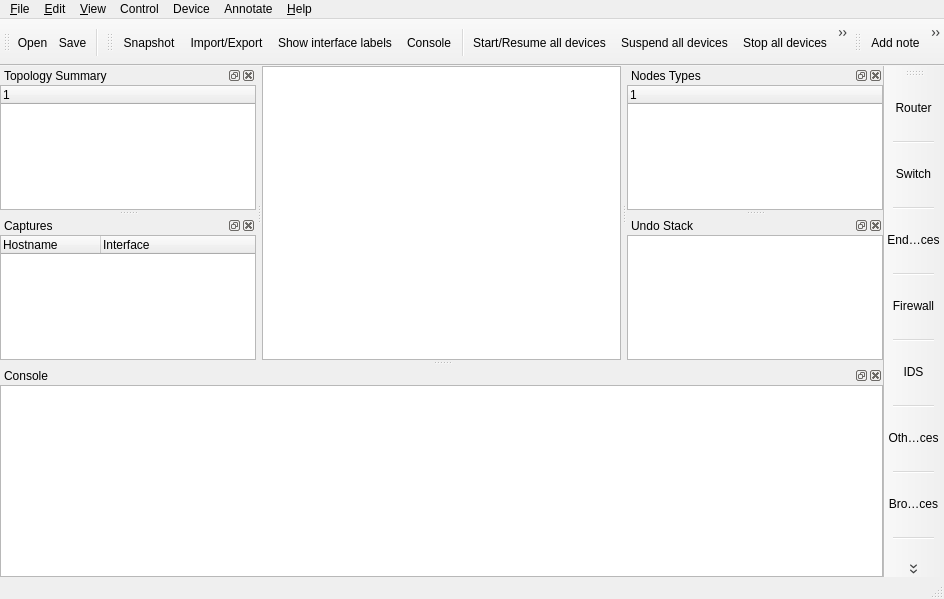
<?xml version="1.0" encoding="UTF-8"?>
<ui version="4.0">
 <class>MainWindow</class>
 <widget class="QMainWindow" name="MainWindow">
  <property name="windowModality">
   <enum>Qt::NonModal</enum>
  </property>
  <property name="geometry">
   <rect>
    <x>0</x>
    <y>0</y>
    <width>944</width>
    <height>599</height>
   </rect>
  </property>
  <property name="windowTitle">
   <string>GNS3</string>
  </property>
  <property name="windowIcon">
   <iconset resource="../../../../gns3-artwork/svg_resources.qrc">
    <normaloff>:/images/logo_icon.png</normaloff>:/images/logo_icon.png</iconset>
  </property>
  <property name="styleSheet">
   <string notr="true">#toolBar_Devices QToolButton {
width: 50px;
height: 55px;
border:solid 1px black opacity 0.4;
background-none;
}

#toolBar_General QToolButton {
width: 36px;
height: 36px;
border:solid 1px black opacity 0.4;
background-none;
}

</string>
  </property>
  <widget class="QWidget" name="centralwidget">
   <layout class="QGridLayout">
    <property name="margin">
     <number>0</number>
    </property>
    <property name="spacing">
     <number>0</number>
    </property>
    <item row="0" column="0">
     <widget class="Scene" name="graphicsView">
      <property name="sizePolicy">
       <sizepolicy hsizetype="Expanding" vsizetype="Expanding">
        <horstretch>0</horstretch>
        <verstretch>0</verstretch>
       </sizepolicy>
      </property>
      <property name="statusTip">
       <string>Topology Graphic View</string>
      </property>
     </widget>
    </item>
   </layout>
  </widget>
  <widget class="QMenuBar" name="menubar">
   <property name="geometry">
    <rect>
     <x>0</x>
     <y>0</y>
     <width>944</width>
     <height>20</height>
    </rect>
   </property>
   <widget class="QMenu" name="menu_Edit">
    <property name="title">
     <string>&amp;Edit</string>
    </property>
    <addaction name="action_SelectAll"/>
    <addaction name="action_SelectNone"/>
    <addaction name="separator"/>
    <addaction name="action_IOS_images"/>
    <addaction name="action_Symbol_Manager"/>
    <addaction name="action_Preferences"/>
   </widget>
   <widget class="QMenu" name="menu_File">
    <property name="title">
     <string>&amp;File</string>
    </property>
    <addaction name="action_Clear"/>
    <addaction name="action_Open"/>
    <addaction name="action_Save"/>
    <addaction name="action_SaveAs"/>
    <addaction name="action_New"/>
    <addaction name="action_SaveProjectAs"/>
    <addaction name="separator"/>
    <addaction name="action_config"/>
    <addaction name="action_Deployement_Wizard"/>
    <addaction name="action_Export"/>
    <addaction name="action_Snapshot"/>
    <addaction name="separator"/>
    <addaction name="action_Quit"/>
   </widget>
   <widget class="QMenu" name="menu_About">
    <property name="title">
     <string>&amp;Help</string>
    </property>
    <addaction name="action_OnlineHelp"/>
    <addaction name="action_CheckForUpdate"/>
    <addaction name="action_AboutQt"/>
    <addaction name="action_About"/>
   </widget>
   <widget class="QMenu" name="menu_View">
    <property name="title">
     <string>&amp;View</string>
    </property>
    <widget class="QMenu" name="menuWindow_Style">
     <property name="title">
      <string>Window Style</string>
     </property>
     <addaction name="action_DefaultStyle"/>
     <addaction name="action_EnergySavingStyle"/>
     <addaction name="action_HighContrastStyle"/>
    </widget>
    <addaction name="action_ZoomIn"/>
    <addaction name="action_ZoomOut"/>
    <addaction name="action_ZoomReset"/>
    <addaction name="separator"/>
    <addaction name="action_ShowLayers"/>
    <addaction name="action_ResetInterfaceLabels"/>
    <addaction name="action_ShowHostnames"/>
    <addaction name="action_ShowinterfaceNames"/>
    <addaction name="menuWindow_Style"/>
   </widget>
   <widget class="QMenu" name="menuControl">
    <property name="title">
     <string>Control</string>
    </property>
    <addaction name="action_StartAll"/>
    <addaction name="action_SuspendAll"/>
    <addaction name="action_StopAll"/>
    <addaction name="action_ReloadAll"/>
    <addaction name="action_ShowVirtualBoxManager"/>
    <addaction name="action_ConsoleAuxAll"/>
    <addaction name="action_TelnetAll"/>
   </widget>
   <widget class="QMenu" name="menuAnnotate">
    <property name="title">
     <string>Annotate</string>
    </property>
    <addaction name="action_AddNote"/>
    <addaction name="action_InsertImage"/>
    <addaction name="action_DrawRectangle"/>
    <addaction name="action_DrawEllipse"/>
   </widget>
   <widget class="QMenu" name="menuDevice">
    <property name="title">
     <string>Device</string>
    </property>
   </widget>
   <addaction name="menu_File"/>
   <addaction name="menu_Edit"/>
   <addaction name="menu_View"/>
   <addaction name="menuControl"/>
   <addaction name="menuDevice"/>
   <addaction name="menuAnnotate"/>
   <addaction name="menu_About"/>
  </widget>
  <widget class="QStatusBar" name="statusbar"/>
  <widget class="QToolBar" name="toolBar_General">
   <property name="windowTitle">
    <string>General</string>
   </property>
   <property name="toolTip">
    <string/>
   </property>
   <property name="statusTip">
    <string/>
   </property>
   <property name="orientation">
    <enum>Qt::Horizontal</enum>
   </property>
   <property name="iconSize">
    <size>
     <width>32</width>
     <height>32</height>
    </size>
   </property>
   <attribute name="toolBarArea">
    <enum>TopToolBarArea</enum>
   </attribute>
   <attribute name="toolBarBreak">
    <bool>false</bool>
   </attribute>
   <addaction name="action_Open"/>
   <addaction name="action_Save"/>
   <addaction name="separator"/>
  </widget>
  <widget class="QDockWidget" name="dockWidget_NodeTypes">
   <property name="enabled">
    <bool>true</bool>
   </property>
   <property name="visible">
    <bool>true</bool>
   </property>
   <property name="floating">
    <bool>false</bool>
   </property>
   <property name="allowedAreas">
    <set>Qt::LeftDockWidgetArea|Qt::RightDockWidgetArea</set>
   </property>
   <property name="windowTitle">
    <string>Nodes Types</string>
   </property>
   <attribute name="dockWidgetArea">
    <number>2</number>
   </attribute>
   <widget class="QWidget" name="dockWidgetContents_NodeTypes">
    <layout class="QVBoxLayout">
     <property name="spacing">
      <number>0</number>
     </property>
     <property name="margin">
      <number>0</number>
     </property>
     <item>
      <widget class="nodesDock" name="nodesDock">
       <property name="sizePolicy">
        <sizepolicy hsizetype="Expanding" vsizetype="Expanding">
         <horstretch>0</horstretch>
         <verstretch>0</verstretch>
        </sizepolicy>
       </property>
       <property name="statusTip">
        <string>Select Node Type</string>
       </property>
       <property name="iconSize">
        <size>
         <width>24</width>
         <height>24</height>
        </size>
       </property>
       <property name="rootIsDecorated">
        <bool>false</bool>
       </property>
       <column>
        <property name="text">
         <string>1</string>
        </property>
       </column>
      </widget>
     </item>
    </layout>
   </widget>
  </widget>
  <widget class="QToolBar" name="toolBar_Devices">
   <property name="windowTitle">
    <string>Devices</string>
   </property>
   <property name="iconSize">
    <size>
     <width>64</width>
     <height>64</height>
    </size>
   </property>
   <property name="toolButtonStyle">
    <enum>Qt::ToolButtonIconOnly</enum>
   </property>
   <attribute name="toolBarArea">
    <enum>RightToolBarArea</enum>
   </attribute>
   <attribute name="toolBarBreak">
    <bool>false</bool>
   </attribute>
   <addaction name="action_Router"/>
   <addaction name="separator"/>
   <addaction name="action_Switch"/>
   <addaction name="separator"/>
   <addaction name="action_EndDevices"/>
   <addaction name="separator"/>
   <addaction name="action_Firewall"/>
   <addaction name="separator"/>
   <addaction name="action_IDS"/>
   <addaction name="separator"/>
   <addaction name="action_OtherDevices"/>
   <addaction name="separator"/>
   <addaction name="action_BrowseAllDevices"/>
   <addaction name="separator"/>
   <addaction name="action_AddLink"/>
   <addaction name="separator"/>
  </widget>
  <widget class="QToolBar" name="toolBar_Emulation">
   <property name="windowTitle">
    <string>Emulation</string>
   </property>
   <property name="iconSize">
    <size>
     <width>32</width>
     <height>32</height>
    </size>
   </property>
   <property name="toolButtonStyle">
    <enum>Qt::ToolButtonIconOnly</enum>
   </property>
   <attribute name="toolBarArea">
    <enum>TopToolBarArea</enum>
   </attribute>
   <attribute name="toolBarBreak">
    <bool>false</bool>
   </attribute>
   <addaction name="action_Snapshot"/>
   <addaction name="action_config"/>
   <addaction name="action_ShowinterfaceNames"/>
   <addaction name="action_Console"/>
   <addaction name="separator"/>
   <addaction name="action_StartAll"/>
   <addaction name="action_SuspendAll"/>
   <addaction name="action_StopAll"/>
   <addaction name="action_ReloadAll"/>
   <addaction name="action_ShowVirtualBoxManager"/>
  </widget>
  <widget class="QDockWidget" name="dockWidget_TopoSum">
   <property name="sizePolicy">
    <sizepolicy hsizetype="Preferred" vsizetype="Expanding">
     <horstretch>0</horstretch>
     <verstretch>0</verstretch>
    </sizepolicy>
   </property>
   <property name="minimumSize">
    <size>
     <width>83</width>
     <height>108</height>
    </size>
   </property>
   <property name="allowedAreas">
    <set>Qt::LeftDockWidgetArea|Qt::RightDockWidgetArea</set>
   </property>
   <property name="windowTitle">
    <string>Topology Summary</string>
   </property>
   <attribute name="dockWidgetArea">
    <number>1</number>
   </attribute>
   <widget class="QWidget" name="dockWidgetContents_7">
    <layout class="QGridLayout">
     <property name="margin">
      <number>0</number>
     </property>
     <property name="spacing">
      <number>0</number>
     </property>
     <item row="0" column="0">
      <widget class="topologySummaryDock" name="treeWidget_TopologySummary">
       <property name="sizePolicy">
        <sizepolicy hsizetype="Expanding" vsizetype="Expanding">
         <horstretch>0</horstretch>
         <verstretch>0</verstretch>
        </sizepolicy>
       </property>
       <property name="statusTip">
        <string>Topology Summary</string>
       </property>
       <column>
        <property name="text">
         <string>1</string>
        </property>
       </column>
      </widget>
     </item>
    </layout>
   </widget>
  </widget>
  <widget class="QDockWidget" name="dockWidget_Console">
   <property name="maximumSize">
    <size>
     <width>524287</width>
     <height>524287</height>
    </size>
   </property>
   <property name="allowedAreas">
    <set>Qt::AllDockWidgetAreas</set>
   </property>
   <property name="windowTitle">
    <string>Console</string>
   </property>
   <attribute name="dockWidgetArea">
    <number>8</number>
   </attribute>
   <widget class="QWidget" name="dockWidgetContents_5">
    <layout class="QVBoxLayout">
     <property name="spacing">
      <number>0</number>
     </property>
     <property name="margin">
      <number>0</number>
     </property>
     <item>
      <widget class="Console" name="textEditConsole">
       <property name="sizePolicy">
        <sizepolicy hsizetype="Expanding" vsizetype="Preferred">
         <horstretch>0</horstretch>
         <verstretch>0</verstretch>
        </sizepolicy>
       </property>
       <property name="statusTip">
        <string>Console</string>
       </property>
      </widget>
     </item>
    </layout>
   </widget>
  </widget>
  <widget class="QToolBar" name="toolBar_drawing">
   <property name="windowTitle">
    <string>Drawing</string>
   </property>
   <property name="iconSize">
    <size>
     <width>32</width>
     <height>32</height>
    </size>
   </property>
   <attribute name="toolBarArea">
    <enum>TopToolBarArea</enum>
   </attribute>
   <attribute name="toolBarBreak">
    <bool>false</bool>
   </attribute>
   <addaction name="action_AddNote"/>
   <addaction name="action_InsertImage"/>
   <addaction name="action_DrawRectangle"/>
   <addaction name="action_DrawEllipse"/>
   <addaction name="action_ZoomIn"/>
   <addaction name="action_ZoomOut"/>
  </widget>
  <widget class="QDockWidget" name="dockWidget_UndoView">
   <property name="enabled">
    <bool>true</bool>
   </property>
   <property name="windowTitle">
    <string>Undo Stack</string>
   </property>
   <attribute name="dockWidgetArea">
    <number>2</number>
   </attribute>
   <widget class="QWidget" name="dockWidgetContents">
    <layout class="QVBoxLayout" name="verticalLayout">
     <property name="spacing">
      <number>0</number>
     </property>
     <property name="margin">
      <number>0</number>
     </property>
     <item>
      <widget class="UndoView" name="UndoViewDock">
       <property name="statusTip">
        <string>Undo Stack</string>
       </property>
      </widget>
     </item>
    </layout>
   </widget>
  </widget>
  <widget class="QDockWidget" name="dockWidget_Capture">
   <property name="windowTitle">
    <string>Captures</string>
   </property>
   <attribute name="dockWidgetArea">
    <number>1</number>
   </attribute>
   <widget class="QWidget" name="dockWidgetContents_2">
    <layout class="QVBoxLayout" name="verticalLayout_2">
     <property name="margin">
      <number>0</number>
     </property>
     <item>
      <widget class="capturesDock" name="capturesDock">
       <property name="sizePolicy">
        <sizepolicy hsizetype="Expanding" vsizetype="Expanding">
         <horstretch>0</horstretch>
         <verstretch>0</verstretch>
        </sizepolicy>
       </property>
       <property name="statusTip">
        <string>Captures</string>
       </property>
       <property name="iconSize">
        <size>
         <width>24</width>
         <height>24</height>
        </size>
       </property>
       <property name="rootIsDecorated">
        <bool>false</bool>
       </property>
       <column>
        <property name="text">
         <string>Hostname</string>
        </property>
       </column>
       <column>
        <property name="text">
         <string>Interface</string>
        </property>
       </column>
      </widget>
     </item>
    </layout>
   </widget>
  </widget>
  <action name="action_About">
   <property name="text">
    <string>&amp;About</string>
   </property>
   <property name="statusTip">
    <string>About</string>
   </property>
   <property name="menuRole">
    <enum>QAction::AboutRole</enum>
   </property>
  </action>
  <action name="action_Quit">
   <property name="icon">
    <iconset resource="../../../../gns3-artwork/svg_resources.qrc">
     <normaloff>:/icons/quit.svg</normaloff>:/icons/quit.svg</iconset>
   </property>
   <property name="text">
    <string>&amp;Quit</string>
   </property>
   <property name="statusTip">
    <string>Quit</string>
   </property>
   <property name="shortcut">
    <string>Ctrl+Q</string>
   </property>
  </action>
  <action name="action_Open">
   <property name="icon">
    <iconset resource="../../../../gns3-artwork/svg_resources.qrc">
     <normaloff>:/icons/open.svg</normaloff>:/icons/open.svg</iconset>
   </property>
   <property name="text">
    <string>&amp;Open</string>
   </property>
   <property name="toolTip">
    <string>Open project or topology file</string>
   </property>
   <property name="statusTip">
    <string>Open project or topology file</string>
   </property>
   <property name="shortcut">
    <string>Ctrl+O</string>
   </property>
  </action>
  <action name="action_Save">
   <property name="icon">
    <iconset resource="../../../../gns3-artwork/svg_resources.qrc">
     <normaloff>:/icons/save.svg</normaloff>:/icons/save.svg</iconset>
   </property>
   <property name="text">
    <string>&amp;Save</string>
   </property>
   <property name="toolTip">
    <string>Save project or topology file</string>
   </property>
   <property name="statusTip">
    <string>Save project or topology file</string>
   </property>
   <property name="shortcut">
    <string>Ctrl+S</string>
   </property>
  </action>
  <action name="action_IOS_images">
   <property name="icon">
    <iconset resource="../../../../gns3-artwork/svg_resources.qrc">
     <normaloff>:/icons/binary.svg</normaloff>:/icons/binary.svg</iconset>
   </property>
   <property name="text">
    <string>IOS images and hypervisors</string>
   </property>
   <property name="statusTip">
    <string>IOS images and hypervisors</string>
   </property>
   <property name="shortcut">
    <string>Ctrl+Shift+I</string>
   </property>
  </action>
  <action name="action_OnlineHelp">
   <property name="icon">
    <iconset resource="../../../../gns3-artwork/svg_resources.qrc">
     <normaloff>:/icons/help.svg</normaloff>:/icons/help.svg</iconset>
   </property>
   <property name="text">
    <string>&amp;Online help</string>
   </property>
   <property name="toolTip">
    <string>Online help</string>
   </property>
   <property name="statusTip">
    <string>Online Help</string>
   </property>
  </action>
  <action name="action_Export">
   <property name="icon">
    <iconset resource="../../../../gns3-artwork/svg_resources.qrc">
     <normaloff>:/icons/export.svg</normaloff>:/icons/export.svg</iconset>
   </property>
   <property name="text">
    <string>&amp;Screenshot</string>
   </property>
   <property name="toolTip">
    <string>Screenshot</string>
   </property>
   <property name="statusTip">
    <string>Screenshot</string>
   </property>
  </action>
  <action name="action_StartAll">
   <property name="enabled">
    <bool>true</bool>
   </property>
   <property name="icon">
    <iconset resource="../../../../gns3-artwork/svg_resources.qrc">
     <normaloff>:/icons/play7-test.svg</normaloff>
     <normalon>:/icons/play7-test.svg</normalon>
     <activeoff>:/icons/play2-test.svg</activeoff>
     <activeon>:/icons/play2-test.svg</activeon>:/icons/play7-test.svg</iconset>
   </property>
   <property name="text">
    <string>Start/Resume all devices</string>
   </property>
   <property name="toolTip">
    <string>Start/Resume all devices</string>
   </property>
   <property name="statusTip">
    <string>Start/Resume all devices</string>
   </property>
  </action>
  <action name="action_StopAll">
   <property name="enabled">
    <bool>true</bool>
   </property>
   <property name="icon">
    <iconset resource="../../../../gns3-artwork/svg_resources.qrc">
     <normaloff>:/icons/stop3-test.svg</normaloff>
     <activeoff>:/icons/stop2-test.svg</activeoff>
     <activeon>:/icons/stop2-test.svg</activeon>:/icons/stop3-test.svg</iconset>
   </property>
   <property name="text">
    <string>Stop all devices</string>
   </property>
   <property name="toolTip">
    <string>Stop all devices</string>
   </property>
   <property name="statusTip">
    <string>Stop all devices</string>
   </property>
  </action>
  <action name="action_ShowHostnames">
   <property name="checkable">
    <bool>true</bool>
   </property>
   <property name="icon">
    <iconset resource="../../../../gns3-artwork/svg_resources.qrc">
     <normaloff>:/icons/show-hostname.svg</normaloff>:/icons/show-hostname.svg</iconset>
   </property>
   <property name="text">
    <string>Show hostnames</string>
   </property>
   <property name="toolTip">
    <string>Show hostnames</string>
   </property>
   <property name="statusTip">
    <string>Show hostnames</string>
   </property>
  </action>
  <action name="action_TelnetAll">
   <property name="enabled">
    <bool>true</bool>
   </property>
   <property name="icon">
    <iconset resource="../../../../gns3-artwork/svg_resources.qrc">
     <normaloff>:/icons/console.svg</normaloff>:/icons/console.svg</iconset>
   </property>
   <property name="text">
    <string>Console Telnet to all devices</string>
   </property>
   <property name="toolTip">
    <string>Console Telnet to all devices</string>
   </property>
   <property name="statusTip">
    <string>Console to all devices</string>
   </property>
  </action>
  <action name="action_SaveAs">
   <property name="icon">
    <iconset resource="../../../../gns3-artwork/svg_resources.qrc">
     <normaloff>:/icons/save-as.svg</normaloff>:/icons/save-as.svg</iconset>
   </property>
   <property name="text">
    <string>Save topology &amp;as…</string>
   </property>
   <property name="iconText">
    <string>Save As</string>
   </property>
   <property name="toolTip">
    <string>Save topology file as...</string>
   </property>
   <property name="statusTip">
    <string>Save topology file as...</string>
   </property>
  </action>
  <action name="action_AboutQt">
   <property name="text">
    <string>About &amp;Qt</string>
   </property>
   <property name="statusTip">
    <string>About Qt</string>
   </property>
   <property name="menuRole">
    <enum>QAction::AboutQtRole</enum>
   </property>
  </action>
  <action name="action_ZoomIn">
   <property name="icon">
    <iconset resource="../../../../gns3-artwork/svg_resources.qrc">
     <normaloff>:/icons/zoom-in.png</normaloff>
     <activeoff>:/icons/zoom-in-hover.png</activeoff>:/icons/zoom-in.png</iconset>
   </property>
   <property name="text">
    <string>Zoom in</string>
   </property>
   <property name="toolTip">
    <string>Zoom in</string>
   </property>
   <property name="statusTip">
    <string>Zoom in</string>
   </property>
   <property name="shortcut">
    <string>Ctrl++</string>
   </property>
  </action>
  <action name="action_ZoomOut">
   <property name="icon">
    <iconset resource="../../../../gns3-artwork/svg_resources.qrc">
     <normaloff>:/icons/zoom-out.png</normaloff>
     <activeoff>:/icons/zoom-out-hover.png</activeoff>:/icons/zoom-out.png</iconset>
   </property>
   <property name="text">
    <string>Zoom out</string>
   </property>
   <property name="toolTip">
    <string>Zoom out</string>
   </property>
   <property name="statusTip">
    <string>Zoom out</string>
   </property>
   <property name="shortcut">
    <string>Ctrl+-</string>
   </property>
  </action>
  <action name="action_ZoomReset">
   <property name="text">
    <string>Zoom 1:1</string>
   </property>
   <property name="statusTip">
    <string>Zoom Reset (1:1)</string>
   </property>
   <property name="shortcut">
    <string>Ctrl+/</string>
   </property>
  </action>
  <action name="action_SelectAll">
   <property name="text">
    <string>Select &amp;all</string>
   </property>
   <property name="statusTip">
    <string>Select All</string>
   </property>
   <property name="shortcut">
    <string>Ctrl+A</string>
   </property>
  </action>
  <action name="action_SelectNone">
   <property name="text">
    <string>Select &amp;none</string>
   </property>
   <property name="statusTip">
    <string>Select None</string>
   </property>
   <property name="shortcut">
    <string>Ctrl+Shift+A</string>
   </property>
  </action>
  <action name="action_Preferences">
   <property name="icon">
    <iconset resource="../../../../gns3-artwork/svg_resources.qrc">
     <normaloff>:/icons/applications.svg</normaloff>:/icons/applications.svg</iconset>
   </property>
   <property name="text">
    <string>&amp;Preferences...</string>
   </property>
   <property name="statusTip">
    <string>Preferences</string>
   </property>
   <property name="shortcut">
    <string>Ctrl+Shift+P</string>
   </property>
  </action>
  <action name="action_Undo">
   <property name="enabled">
    <bool>true</bool>
   </property>
   <property name="icon">
    <iconset resource="../../../../gns3-artwork/svg_resources.qrc">
     <normaloff>:/icons/edit-undo.svg</normaloff>:/icons/edit-undo.svg</iconset>
   </property>
   <property name="text">
    <string>&amp;Undo</string>
   </property>
   <property name="shortcut">
    <string>Ctrl+Z</string>
   </property>
  </action>
  <action name="action_Redo">
   <property name="enabled">
    <bool>true</bool>
   </property>
   <property name="icon">
    <iconset resource="../../../../gns3-artwork/svg_resources.qrc">
     <normaloff>:/icons/edit-redo.svg</normaloff>:/icons/edit-redo.svg</iconset>
   </property>
   <property name="text">
    <string>&amp;Redo</string>
   </property>
   <property name="shortcut">
    <string>Ctrl+Y</string>
   </property>
  </action>
  <action name="action_SuspendAll">
   <property name="icon">
    <iconset resource="../../../../gns3-artwork/svg_resources.qrc">
     <normaloff>:/icons/pause3-test.svg</normaloff>
     <activeoff>:/icons/pause2-test.svg</activeoff>
     <activeon>:/icons/pause2-test.svg</activeon>:/icons/pause3-test.svg</iconset>
   </property>
   <property name="text">
    <string>Suspend all devices</string>
   </property>
   <property name="toolTip">
    <string>Suspend all devices</string>
   </property>
   <property name="statusTip">
    <string>Suspend all devices</string>
   </property>
  </action>
  <action name="action_Clear">
   <property name="icon">
    <iconset resource="../../../../gns3-artwork/svg_resources.qrc">
     <normaloff>:/icons/new.svg</normaloff>:/icons/new.svg</iconset>
   </property>
   <property name="text">
    <string>New blank topology</string>
   </property>
   <property name="toolTip">
    <string>New blank topology</string>
   </property>
   <property name="statusTip">
    <string>New blank topology</string>
   </property>
  </action>
  <action name="action_AddNote">
   <property name="checkable">
    <bool>true</bool>
   </property>
   <property name="icon">
    <iconset resource="../../../../gns3-artwork/svg_resources.qrc">
     <normaloff>:/icons/add-note.svg</normaloff>:/icons/add-note.svg</iconset>
   </property>
   <property name="text">
    <string>Add note</string>
   </property>
   <property name="toolTip">
    <string>Add a note</string>
   </property>
   <property name="statusTip">
    <string>Add a note</string>
   </property>
  </action>
  <action name="action_New">
   <property name="icon">
    <iconset resource="../../../../gns3-artwork/svg_resources.qrc">
     <normaloff>:/icons/new-project.svg</normaloff>:/icons/new-project.svg</iconset>
   </property>
   <property name="text">
    <string>&amp;New blank project</string>
   </property>
   <property name="iconText">
    <string>New Project</string>
   </property>
   <property name="toolTip">
    <string>New blank project</string>
   </property>
   <property name="statusTip">
    <string>New blank project</string>
   </property>
   <property name="shortcut">
    <string>Ctrl+N</string>
   </property>
  </action>
  <action name="action_config">
   <property name="icon">
    <iconset resource="../../../../gns3-artwork/svg_resources.qrc">
     <normaloff>:/icons/import_export_configs.svg</normaloff>:/icons/import_export_configs.svg</iconset>
   </property>
   <property name="text">
    <string>&amp;Import/Export</string>
   </property>
   <property name="toolTip">
    <string>Import/Export Startup Configs</string>
   </property>
   <property name="statusTip">
    <string>Import/Export Startup Configs</string>
   </property>
  </action>
  <action name="action_InsertImage">
   <property name="icon">
    <iconset resource="../../../../gns3-artwork/svg_resources.qrc">
     <normaloff>:/icons/image.svg</normaloff>:/icons/image.svg</iconset>
   </property>
   <property name="text">
    <string>Insert picture</string>
   </property>
   <property name="toolTip">
    <string>Insert a picture</string>
   </property>
   <property name="statusTip">
    <string>Insert a picture</string>
   </property>
  </action>
  <action name="action_Symbol_Manager">
   <property name="icon">
    <iconset resource="../../../../gns3-artwork/svg_resources.qrc">
     <normaloff>:/icons/node_conception.svg</normaloff>:/icons/node_conception.svg</iconset>
   </property>
   <property name="text">
    <string>&amp;Symbol manager</string>
   </property>
   <property name="toolTip">
    <string>Symbol manager</string>
   </property>
   <property name="statusTip">
    <string>Symbol Manager</string>
   </property>
   <property name="shortcut">
    <string>Ctrl+Shift+S</string>
   </property>
  </action>
  <action name="action_DrawRectangle">
   <property name="checkable">
    <bool>true</bool>
   </property>
   <property name="icon">
    <iconset resource="../../../../gns3-artwork/svg_resources.qrc">
     <normaloff>:/icons/rectangle3-test.svg</normaloff>
     <activeoff>:/icons/rectangle2-test.svg</activeoff>
     <activeon>:/icons/rectangle2-test.svg</activeon>:/icons/rectangle3-test.svg</iconset>
   </property>
   <property name="text">
    <string>Draw rectangle</string>
   </property>
   <property name="toolTip">
    <string>Draw a rectangle</string>
   </property>
   <property name="statusTip">
    <string>Draw a rectangle</string>
   </property>
  </action>
  <action name="action_DrawEllipse">
   <property name="checkable">
    <bool>true</bool>
   </property>
   <property name="icon">
    <iconset resource="../../../../gns3-artwork/svg_resources.qrc">
     <normaloff>:/icons/ellipse3-test.svg</normaloff>
     <activeoff>:/icons/ellipse2-test.svg</activeoff>
     <activeon>:/icons/ellipse2-test.svg</activeon>:/icons/ellipse3-test.svg</iconset>
   </property>
   <property name="text">
    <string>Draw ellipse</string>
   </property>
   <property name="toolTip">
    <string>Draw an ellipse</string>
   </property>
   <property name="statusTip">
    <string>Draw an ellipse</string>
   </property>
  </action>
  <action name="action_ShowinterfaceNames">
   <property name="checkable">
    <bool>true</bool>
   </property>
   <property name="icon">
    <iconset resource="../../../../gns3-artwork/svg_resources.qrc">
     <normaloff>:/icons/show-interface-names.svg</normaloff>:/icons/show-interface-names.svg</iconset>
   </property>
   <property name="text">
    <string>Show interface labels</string>
   </property>
   <property name="toolTip">
    <string>Show interface labels</string>
   </property>
   <property name="statusTip">
    <string>Show interface labels</string>
   </property>
  </action>
  <action name="action_Snapshot">
   <property name="icon">
    <iconset resource="../../../../gns3-artwork/svg_resources.qrc">
     <normaloff>:/icons/snapshot.svg</normaloff>:/icons/snapshot.svg</iconset>
   </property>
   <property name="text">
    <string>Snapshot</string>
   </property>
   <property name="toolTip">
    <string>Snapshot</string>
   </property>
   <property name="statusTip">
    <string>Snapshot</string>
   </property>
  </action>
  <action name="action_ShowLayers">
   <property name="checkable">
    <bool>true</bool>
   </property>
   <property name="text">
    <string>Show layers</string>
   </property>
   <property name="statusTip">
    <string>Show layers</string>
   </property>
  </action>
  <action name="action_SaveProjectAs">
   <property name="icon">
    <iconset resource="../../../../gns3-artwork/svg_resources.qrc">
     <normaloff>:/icons/save-as-project.svg</normaloff>:/icons/save-as-project.svg</iconset>
   </property>
   <property name="text">
    <string>&amp;Save project as…</string>
   </property>
   <property name="toolTip">
    <string>Save project as...</string>
   </property>
   <property name="statusTip">
    <string>Save project as...</string>
   </property>
  </action>
  <action name="action_ReloadAll">
   <property name="icon">
    <iconset resource="../../../../gns3-artwork/svg_resources.qrc">
     <normaloff>:/icons/reload.svg</normaloff>:/icons/reload.svg</iconset>
   </property>
   <property name="text">
    <string>Reload all devices</string>
   </property>
   <property name="toolTip">
    <string>Reload all devices</string>
   </property>
   <property name="statusTip">
    <string>Reload all devices</string>
   </property>
  </action>
  <action name="action_ConsoleAuxAll">
   <property name="enabled">
    <bool>true</bool>
   </property>
   <property name="icon">
    <iconset resource="../../../../gns3-artwork/svg_resources.qrc">
     <normaloff>:/icons/aux-console.svg</normaloff>:/icons/aux-console.svg</iconset>
   </property>
   <property name="text">
    <string>Console AUX to all devices</string>
   </property>
   <property name="toolTip">
    <string>Console AUX to all devices</string>
   </property>
   <property name="statusTip">
    <string>Console AUX to all devices</string>
   </property>
  </action>
  <action name="action_ResetInterfaceLabels">
   <property name="text">
    <string>Reset interface labels</string>
   </property>
   <property name="toolTip">
    <string>Reset interface labels</string>
   </property>
   <property name="statusTip">
    <string>Reset Interface Labels</string>
   </property>
  </action>
  <action name="action_CheckForUpdate">
   <property name="text">
    <string>Check for Update</string>
   </property>
   <property name="statusTip">
    <string>Check for Update</string>
   </property>
  </action>
  <action name="action_ShowVirtualBoxManager">
   <property name="icon">
    <iconset resource="../../../../gns3-artwork/svg_resources.qrc">
     <normaloff>:/icons/virtualbox.png</normaloff>:/icons/virtualbox.png</iconset>
   </property>
   <property name="text">
    <string>Show VirtualBox Manager</string>
   </property>
   <property name="toolTip">
    <string>Show VirtualBox Manager</string>
   </property>
   <property name="statusTip">
    <string>Show VirtualBox Manager</string>
   </property>
  </action>
  <action name="action_EnergySavingStyle">
   <property name="text">
    <string>Energy Saving</string>
   </property>
   <property name="statusTip">
    <string>Energy Saving Mode</string>
   </property>
  </action>
  <action name="action_DefaultStyle">
   <property name="text">
    <string>Default</string>
   </property>
  </action>
  <action name="action_Router">
   <property name="icon">
    <iconset resource="../../../../gns3-artwork/svg_resources.qrc">
     <normaloff>:/icons/router.png</normaloff>
     <activeoff>:/icons/router-hover.png</activeoff>:/icons/router.png</iconset>
   </property>
   <property name="text">
    <string>Router</string>
   </property>
   <property name="toolTip">
    <string>Router</string>
   </property>
   <property name="statusTip">
    <string>Select Router</string>
   </property>
  </action>
  <action name="action_Switch">
   <property name="icon">
    <iconset resource="../../../../gns3-artwork/svg_resources.qrc">
     <normaloff>:/icons/switch.png</normaloff>
     <activeoff>:/icons/switch-hover.png</activeoff>:/icons/switch.png</iconset>
   </property>
   <property name="text">
    <string>Switch</string>
   </property>
   <property name="toolTip">
    <string>Switch</string>
   </property>
   <property name="statusTip">
    <string>Select Switch</string>
   </property>
  </action>
  <action name="action_EndDevices">
   <property name="icon">
    <iconset resource="../../../../gns3-artwork/svg_resources.qrc">
     <normaloff>:/icons/PC.png</normaloff>
     <activeoff>:/icons/PC-hover.png</activeoff>:/icons/PC.png</iconset>
   </property>
   <property name="text">
    <string>End devices</string>
   </property>
   <property name="toolTip">
    <string>End devices</string>
   </property>
   <property name="statusTip">
    <string>Select End device</string>
   </property>
  </action>
  <action name="action_OtherDevices">
   <property name="icon">
    <iconset resource="../../../../gns3-artwork/svg_resources.qrc">
     <normaloff>:/icons/other-devices.png</normaloff>
     <activeoff>:/icons/other-devices-hover.png</activeoff>:/icons/other-devices.png</iconset>
   </property>
   <property name="text">
    <string>Other devices</string>
   </property>
   <property name="toolTip">
    <string>Other devices</string>
   </property>
   <property name="statusTip">
    <string>Select Other devices</string>
   </property>
  </action>
  <action name="action_Firewall">
   <property name="icon">
    <iconset resource="../../../../gns3-artwork/svg_resources.qrc">
     <normaloff>:/icons/firewall.png</normaloff>
     <activeoff>:/icons/firewall-hover.png</activeoff>:/icons/firewall.png</iconset>
   </property>
   <property name="text">
    <string>Firewall</string>
   </property>
   <property name="toolTip">
    <string>Firewall</string>
   </property>
   <property name="statusTip">
    <string>Select Firewall</string>
   </property>
  </action>
  <action name="action_IDS">
   <property name="icon">
    <iconset resource="../../../../gns3-artwork/svg_resources.qrc">
     <normaloff>:/icons/ids.png</normaloff>
     <activeoff>:/icons/ids-hover.png</activeoff>:/icons/ids.png</iconset>
   </property>
   <property name="text">
    <string>IDS</string>
   </property>
   <property name="toolTip">
    <string>IDS</string>
   </property>
   <property name="statusTip">
    <string>Select Intrusion Detection System</string>
   </property>
  </action>
  <action name="action_HighContrastStyle">
   <property name="text">
    <string>High Contrast</string>
   </property>
   <property name="statusTip">
    <string>High Contrast Mode</string>
   </property>
  </action>
  <action name="action_BrowseAllDevices">
   <property name="icon">
    <iconset resource="../../../../gns3-artwork/svg_resources.qrc">
     <normaloff>:/icons/browse-all-icons.png</normaloff>
     <activeoff>:/icons/browse-all-icons-hover.png</activeoff>:/icons/browse-all-icons.png</iconset>
   </property>
   <property name="text">
    <string>Browse all devices</string>
   </property>
   <property name="toolTip">
    <string>Browse all devices</string>
   </property>
   <property name="statusTip">
    <string>Browse all devices</string>
   </property>
  </action>
  <action name="action_AddLink">
   <property name="checkable">
    <bool>true</bool>
   </property>
   <property name="icon">
    <iconset resource="../../../../gns3-artwork/svg_resources.qrc">
     <normaloff>:/icons/connection-new.svg</normaloff>
     <activeoff>:/icons/connection-new-hover.svg</activeoff>:/icons/connection-new.svg</iconset>
   </property>
   <property name="text">
    <string>Add link</string>
   </property>
   <property name="toolTip">
    <string>Add a link</string>
   </property>
   <property name="statusTip">
    <string>Add a link</string>
   </property>
  </action>
  <action name="action_Console">
   <property name="icon">
    <iconset resource="../../../../gns3-artwork/svg_resources.qrc">
     <normaloff>:/icons/console.svg</normaloff>:/icons/console.svg</iconset>
   </property>
   <property name="text">
    <string>Console</string>
   </property>
   <property name="toolTip">
    <string>Start Console...</string>
   </property>
   <property name="statusTip">
    <string>Start Console...</string>
   </property>
  </action>
  <action name="action_Export_in_a_PDF">
   <property name="text">
    <string>Export in a PDF</string>
   </property>
  </action>
  <action name="action_Deployement_Wizard">
   <property name="text">
    <string>Deployement Wizard</string>
   </property>
  </action>
 </widget>
 <customwidgets>
  <customwidget>
   <class>Scene</class>
   <extends>QGraphicsView</extends>
   <header>GNS3.Scene.h</header>
  </customwidget>
  <customwidget>
   <class>topologySummaryDock</class>
   <extends>QTreeWidget</extends>
   <header>GNS3.Ui.Widget_topologySummaryDock</header>
  </customwidget>
  <customwidget>
   <class>nodesDock</class>
   <extends>QTreeWidget</extends>
   <header>GNS3.Ui.Widget_nodesDock</header>
  </customwidget>
  <customwidget>
   <class>Console</class>
   <extends>QTextEdit</extends>
   <header>GNS3.Console.h</header>
  </customwidget>
  <customwidget>
   <class>UndoView</class>
   <extends>QListView</extends>
   <header>GNS3.UndoFramework</header>
  </customwidget>
  <customwidget>
   <class>capturesDock</class>
   <extends>QTreeWidget</extends>
   <header>GNS3.Ui.Widget_capturesDock</header>
  </customwidget>
 </customwidgets>
 <resources>
  <include location="../../../../gns3-artwork/svg_resources.qrc"/>
 </resources>
 <connections>
  <connection>
   <sender>action_Quit</sender>
   <signal>triggered()</signal>
   <receiver>MainWindow</receiver>
   <slot>close()</slot>
   <hints>
    <hint type="sourcelabel">
     <x>-1</x>
     <y>-1</y>
    </hint>
    <hint type="destinationlabel">
     <x>398</x>
     <y>302</y>
    </hint>
   </hints>
  </connection>
 </connections>
</ui>
